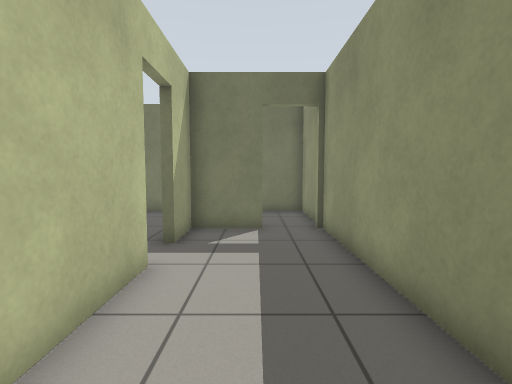
[1] (above)

14 first-person views from a walk through a robot-simulator world made for Gazebo. The camera is 0.92 m above the floor, tilts 4° down and sees 85° across. The floor is counted in squares, 0.5 m on a side. Each view is taken from the middle of a square. On the plan, view 1 faces up. The plan holds only what a view shows up to about 16 squares ahead; the rest is blank.

[2]
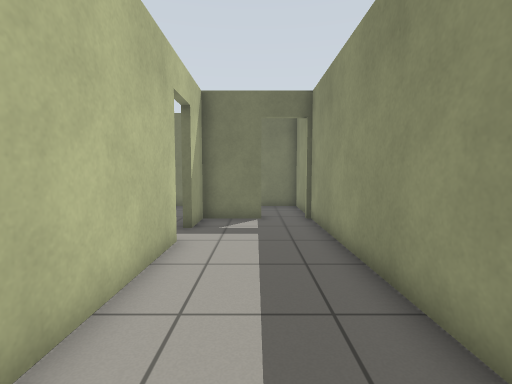

[3]
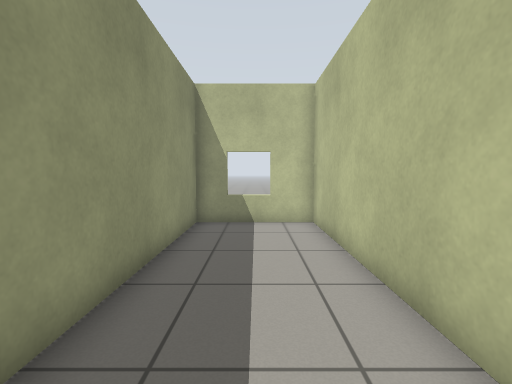

[4]
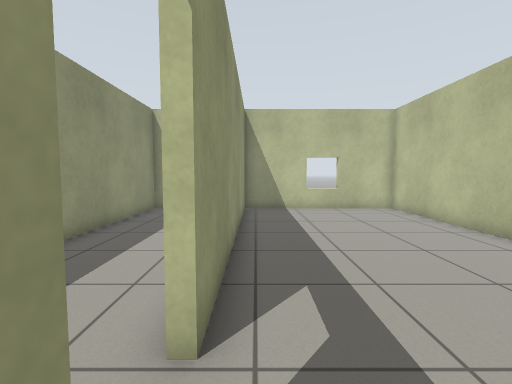

[5]
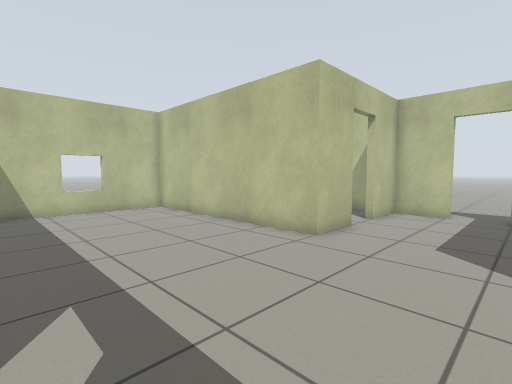

[6]
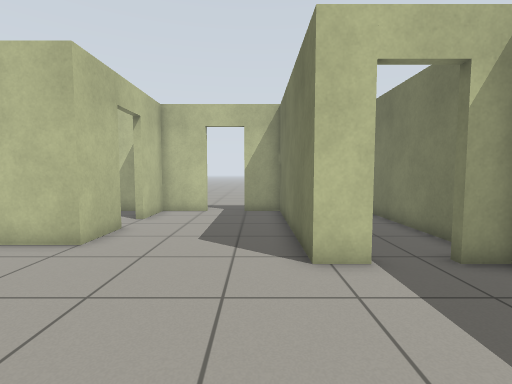

[7]
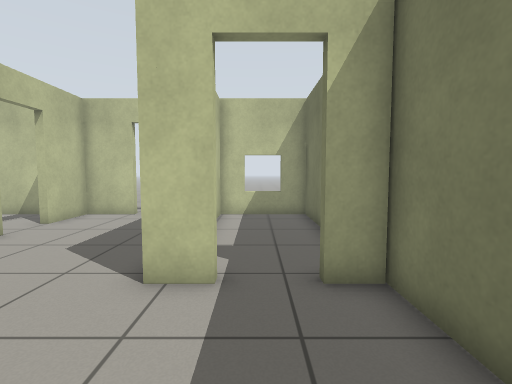

[8]
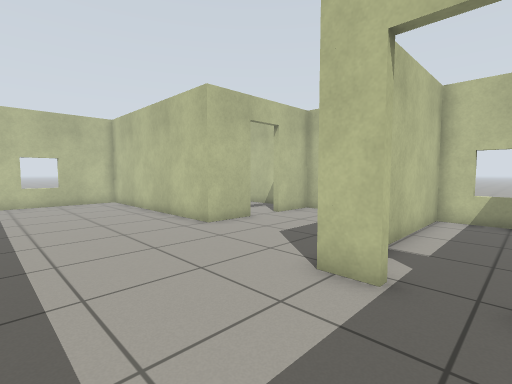

[9]
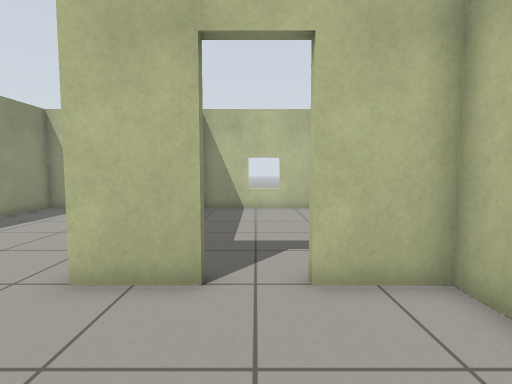

[10]
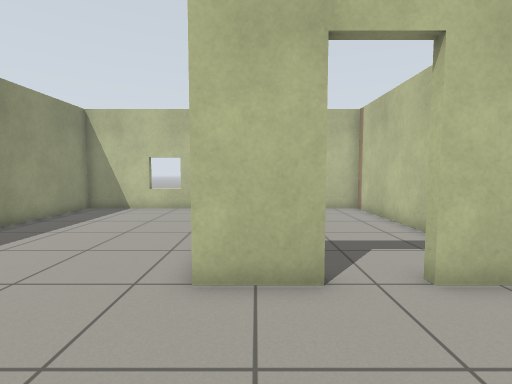

[11]
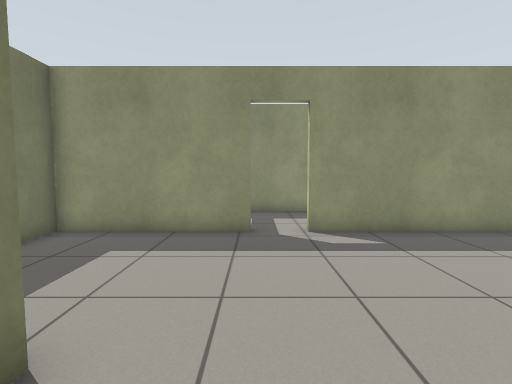

[12]
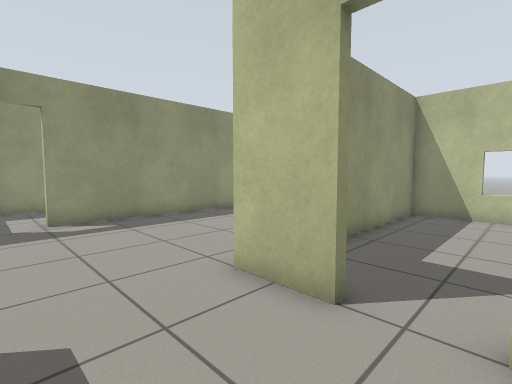

[13]
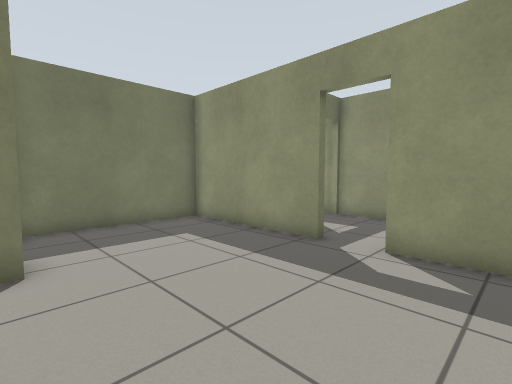

[14]
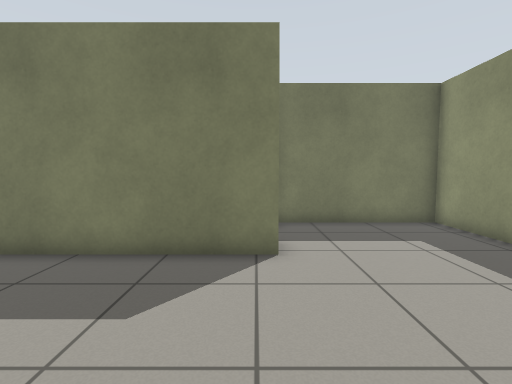

### Floor plan
Points are (right, up) in squares from view 1. A wall is a line through its corners. A room is listed if a view was taken in it or the views show most of it. See-through windows are left out.
Room 1 (views 1, 2, 3)
walls: (-2.1, 5.4) (-2.1, -6.2) (2.2, -6.2) (2.2, 9.1); (0.3, 9.1) (-2.1, 9.1) (-2.1, 7.2)
ways out: open door at (-2, 6.5) to room 2
Room 2 (views 4, 5, 6, 7, 8, 9, 10, 11, 12, 13, 14)
walls: (-12.1, 3.6) (-10, 3.6) (-10, -6.2) (-2.4, -6.2) (-2.4, 5.4); (-2.4, 7.2) (-2.4, 13.2) (-8.5, 13.2) (-8.5, 12); (-8.5, 10.4) (-8.5, 9.1) (-16.2, 9.1) (-16.2, 7.4); (-16.2, 5.7) (-16.2, 3.6) (-13.9, 3.6)
ways out: open door at (-2, 6.5) to room 1; open door at (-13, 3.2) to room 3; open door at (-9, 11.5) to room 4; open door at (-16, 6.5)
Room 3 (no view inside)
walls: (-16.2, 2.4) (-16.2, -6.2) (-10.3, -6.2) (-10.3, -0.4)
ways out: open door at (-13, 3.2) to room 2
Room 4 (no view inside)
walls: (-10.2, 13.2) (-16.2, 13.2) (-16.2, 9.4) (-11.2, 9.4)
ways out: open door at (-9, 11.5) to room 2
Room 5 (no view inside)
walls: (2.2, 9.4) (2.2, 13.2) (0.3, 13.2)
ways out: open door at (1.5, 9)

Where each view was taken, in squares from view 1:
view 1: 0 up, 0 right, facing up
view 2: 2 down, 0 right, facing up
view 3: 4 up, 0 right, facing down
view 4: 8 up, 3 left, facing down
view 5: 8 up, 3 left, facing down-left
view 6: 8 up, 3 left, facing left
view 7: 11 up, 4 left, facing left
view 8: 12 up, 4 left, facing down-left
view 9: 8 up, 13 left, facing down
view 10: 8 up, 11 left, facing down
view 11: 7 up, 11 left, facing right
view 12: 7 up, 14 left, facing down-right
view 13: 3 up, 9 left, facing up-right
view 14: 3 up, 9 left, facing up
